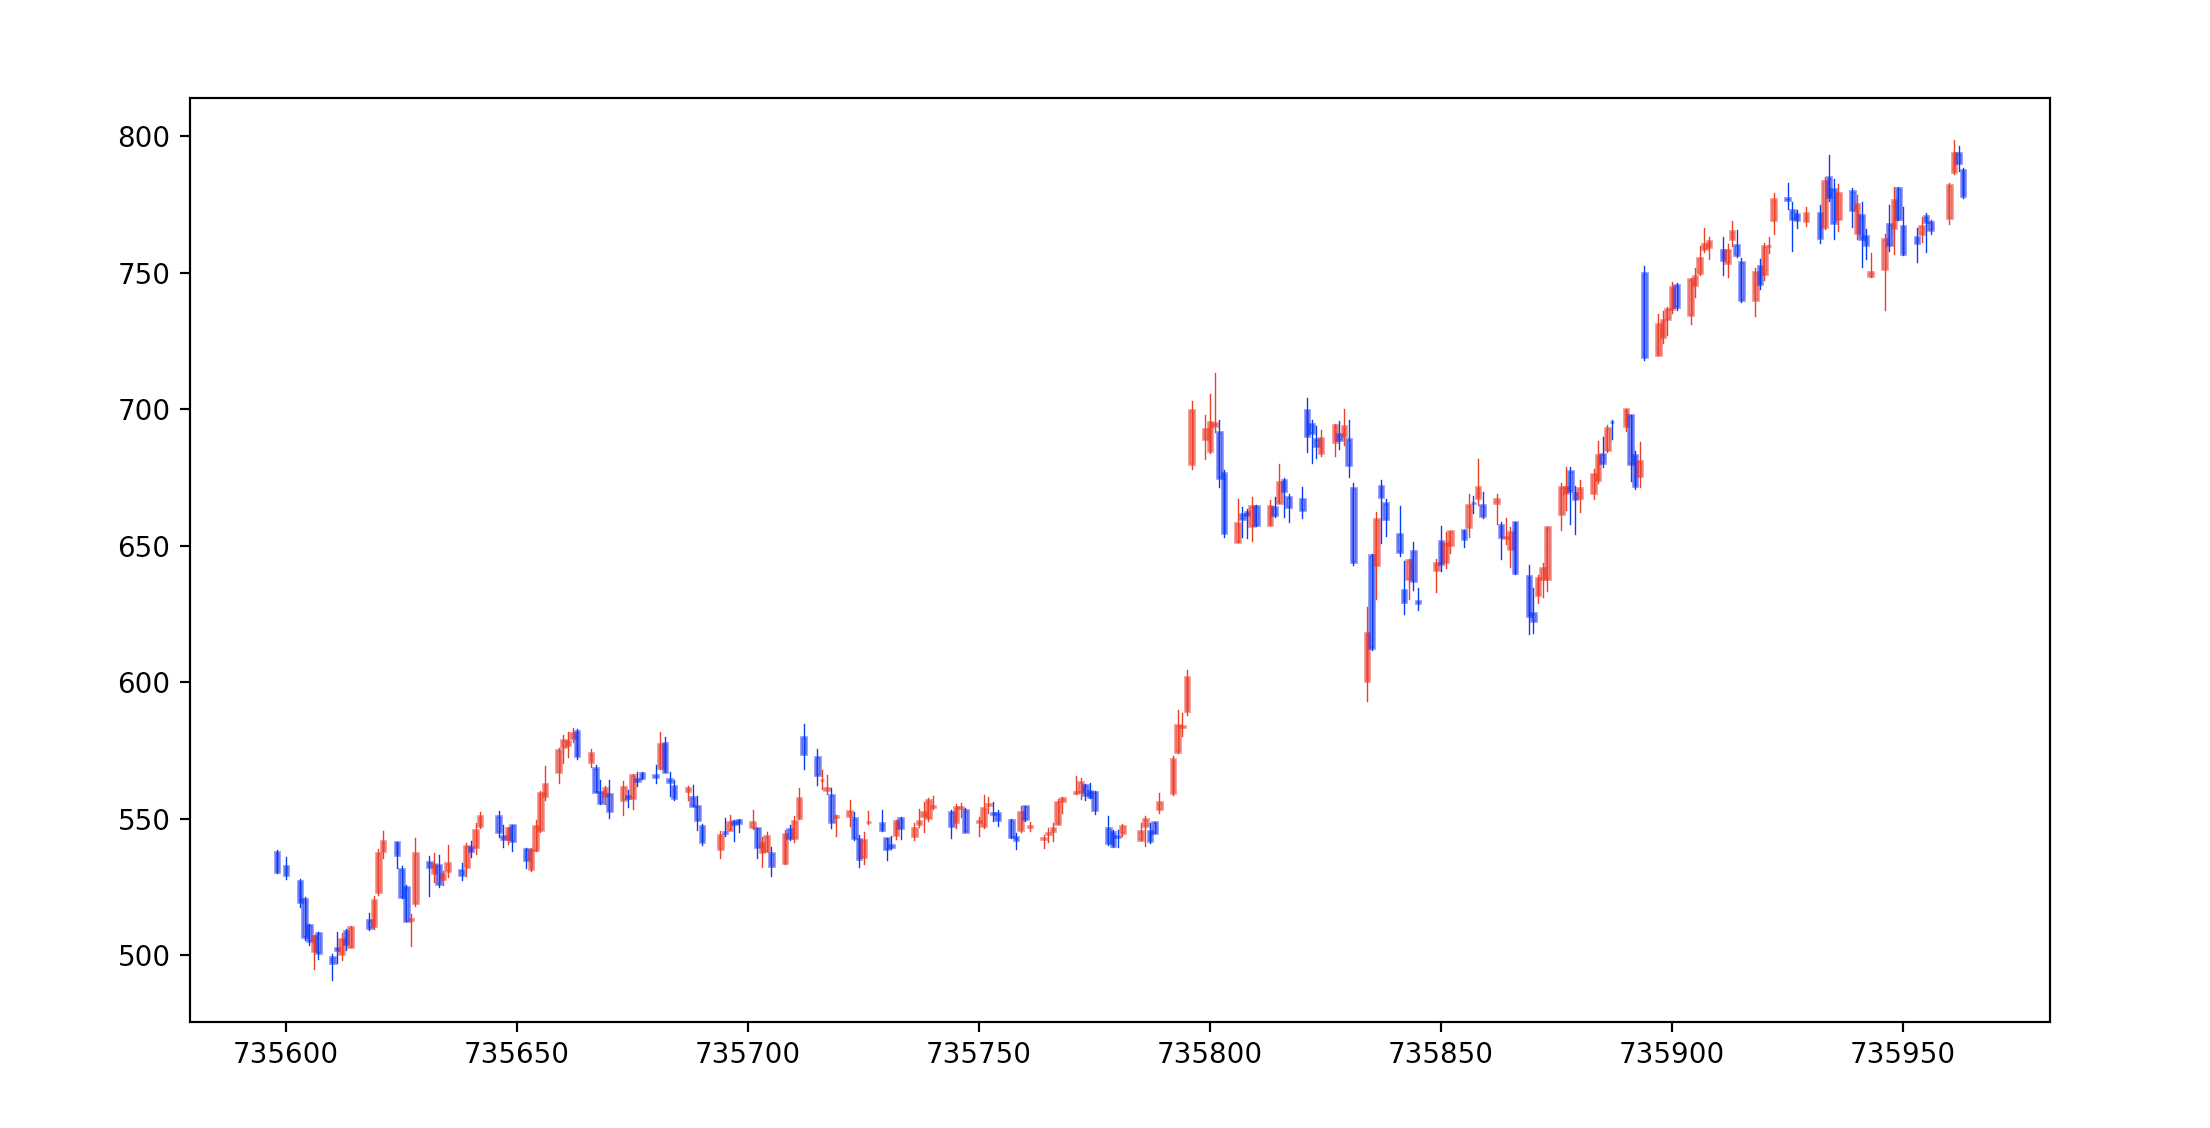

Generate this figure with Python:
import talib as ta
import pandas as pd
import pandas_datareader.data as pdr
import matplotlib.dates as mdates
import matplotlib.pyplot as plt
import mpl_finance
from datetime import datetime

google = pdr.DataReader('GOOGL', 'yahoo', '2015/1/1', '2016/1/1')
g=pd.DataFrame(google,columns=['Open','High','Low','Close'],index=google.index).fillna(method='ffill')

g.index=mdates.date2num(g.index)
data = g.reset_index().values

fig = plt.figure(figsize=(12, 6))
ax = fig.add_subplot(1, 1, 1)

mpl_finance.candlestick_ohlc(ax,data,width=1, alpha=0.5, colorup='r', colordown='b')

plt.show();
